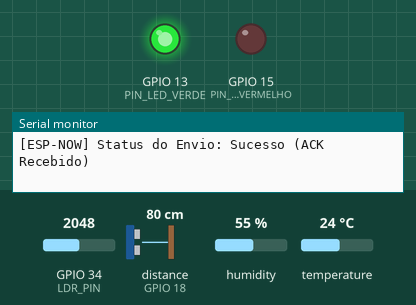
The sketch below on a simulated ESP32-S3. On the bench: output pins drawn as LEDs (lit = HIGH), the last lines printed to the serial monitor. Wiring (inferred from the names in the program): ultrasonic range finder: trigger GPIO 5; echo GPIO 18. The test bench sets the inputs (shaded band); at power-on: distance to the obstacle (sensor on GPIO 18) 80 cm, GPIO 34 (LDR_PIN) = 2048, humidity 55 %, temperature 24 °C. The echo pulse lasts 58.3 µs per cm; pins used as bus, display or sensor lines are not drawn.

Above: at 2.2 s.
2.3 s: distance to the obstacle (sensor on GPIO 18) set to 86 cm
At 3.6 s:
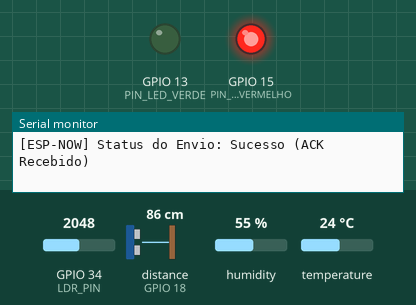
5.0 s: distance to the obstacle (sensor on GPIO 18) set to 2 cm
At 5.4 s:
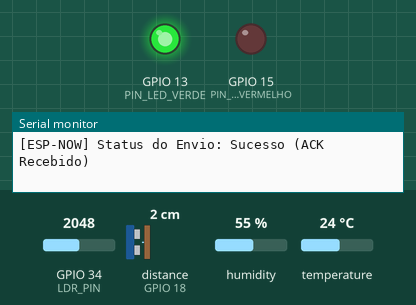
7.7 s: distance to the obstacle (sensor on GPIO 18) set to 120 cm
At 10.3 s:
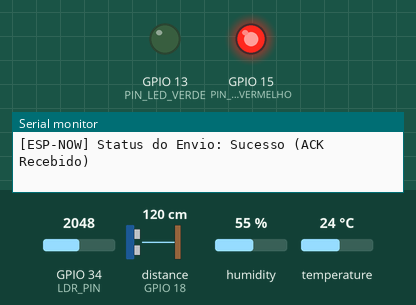
Timing chart, 0 to 11.8 s (numbered marks = the images above; inputs shaded):
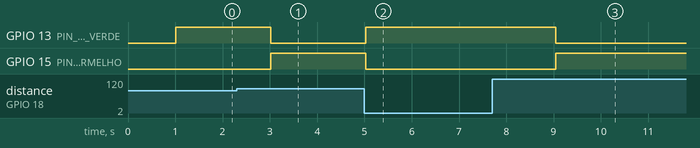

Measured:
- the behaviour switches between 80 and 81 cm on distance to the obstacle (sensor on GPIO 18) (found by bisection; images 0 and 1)
- after the input at 2.3 s, GPIO 13 (PIN_LED_VERDE): HIGH → LOW after 0.72 s; GPIO 15 (PIN_LED_VERMELHO): LOW → HIGH after 0.72 s
- after the input at 5.0 s, GPIO 13 (PIN_LED_VERDE): LOW → HIGH at once; GPIO 15 (PIN_LED_VERMELHO): HIGH → LOW at once
- after the input at 7.7 s, GPIO 13 (PIN_LED_VERDE): HIGH → LOW after 1.3 s; GPIO 15 (PIN_LED_VERMELHO): LOW → HIGH after 1.3 s

The sketch:

chao-de-fabrica.ino
```cpp
/*
  =============================================================================
  PROJETO IOT INDUSTRIAL - CHÃO DE FÁBRICA (EMISSOR)
  Ficheiro: firmware/emissor/emissor.ino
  Hardware: ESP32 WROOM / ESP32-DevKit
  Sensores: DHT22, HC-SR04 (Ultrassónico), LDR (Luminosidade)
  Atuadores: LED Verde (Nível OK >= 20%), LED Vermelho (Alerta < 20%)
  Comunicação: ESP-NOW (Pacote de 20 Bytes)
  =============================================================================
*/

#include <WiFi.h>
#include <esp_now.h>
#include <DHT.h>

// ===================== CONFIGURAÇÃO DE PINOS =====================
#define DHTPIN          4
#define DHTTYPE         DHT22

#define TRIG_PIN        5
#define ECHO_PIN        18

#define LDR_PIN         34

// LEDs de Status do Tanque no Chão de Fábrica
#define PIN_LED_VERDE   13   // Aceso quando nível >= 20% (Faixa Segura)
#define PIN_LED_VERMELHO 15  // Aceso quando nível < 20% (Alerta de Nível Baixo)

// Altura total do reservatório de tinta em cm
const float ALTURA_MAXIMA_TANQUE = 100.0;

// Endereço MAC do ESP32-S3 Receptor (Substitua pelo MAC do esp de monitoramento)
uint8_t macReceptor[] = {0x0, 0x0, 0x0, 0x0, 0x0, 0x0};

// ===================== ESTRUTURA DE DADOS (20 BYTES) =====================
typedef struct struct_message {
    float nivel;             // 4 bytes
    float temperatura;       // 4 bytes
    float umidade;           // 4 bytes
    int luminosidade;        // 4 bytes
    unsigned long timestamp; // 4 bytes
} struct_message;

struct_message dadosEnvio;
esp_now_peer_info_t peerInfo;
DHT dht(DHTPIN, DHTTYPE);

// ===================== CALLBACK DE ENVIO (COMPATÍVEL V2.X E V3.X) =====================
#if defined(ESP_ARDUINO_VERSION_MAJOR) && ESP_ARDUINO_VERSION_MAJOR >= 3
void aoEnviar(const wifi_tx_info_t *info, esp_now_send_status_t status) {
  Serial.print("[ESP-NOW] Status do Envio: ");
  Serial.println(status == ESP_NOW_SEND_SUCCESS ? "Sucesso (ACK Recebido)" : "Falha na Entrega");
}
#else
void aoEnviar(const uint8_t *mac_addr, esp_now_send_status_t status) {
  Serial.print("[ESP-NOW] Status do Envio: ");
  Serial.println(status == ESP_NOW_SEND_SUCCESS ? "Sucesso (ACK Recebido)" : "Falha na Entrega");
}
#endif

// ===================== LEITURA DO ULTRASSÔNICO =====================
float lerNivelUltrassonico() {
  digitalWrite(TRIG_PIN, LOW);
  delayMicroseconds(2);
  digitalWrite(TRIG_PIN, HIGH);
  delayMicroseconds(10);
  digitalWrite(TRIG_PIN, LOW);

  long duracao = pulseIn(ECHO_PIN, HIGH, 30000); // Timeout 30ms
  if (duracao == 0) return 0.0;

  float distancia = (duracao * 0.0343) / 2.0;

  if (distancia >= ALTURA_MAXIMA_TANQUE) return 0.0;
  float nivelPercentual = ((ALTURA_MAXIMA_TANQUE - distancia) / ALTURA_MAXIMA_TANQUE) * 100.0;

  if (nivelPercentual > 100.0) nivelPercentual = 100.0;
  if (nivelPercentual < 0.0) nivelPercentual = 0.0;

  return nivelPercentual;
}

// ===================== SETUP =====================
void setup() {
  Serial.begin(115200);
  delay(1000);

  // Configuração dos Pinos dos Sensores
  pinMode(TRIG_PIN, OUTPUT);
  pinMode(ECHO_PIN, INPUT);
  pinMode(LDR_PIN, INPUT);

  // Configuração dos LEDs
  pinMode(PIN_LED_VERDE, OUTPUT);
  pinMode(PIN_LED_VERMELHO, OUTPUT);
  digitalWrite(PIN_LED_VERDE, LOW);
  digitalWrite(PIN_LED_VERMELHO, LOW);

  dht.begin();

  WiFi.mode(WIFI_STA);
  Serial.print("[INFO] MAC do ESP32 Emissor: ");
  Serial.println(WiFi.macAddress());

  if (esp_now_init() != ESP_OK) {
    Serial.println("[ERRO] Falha ao inicializar ESP-NOW");
    while (true) delay(1000);
  }

  esp_now_register_send_cb(aoEnviar);

  // Cadastrar o ESP32 Receptor
  memcpy(peerInfo.peer_addr, macReceptor, 6);
  peerInfo.channel = 0;
  peerInfo.encrypt = false;

  if (esp_now_add_peer(&peerInfo) != ESP_OK) {
    Serial.println("[ERRO] Falha ao registrar Peer Receptor");
    while (true) delay(1000);
  }

  Serial.println("[INFO] Emissor pronto. Iniciando leituras...\n");
}

// ===================== LOOP PRINCIPAL =====================
void loop() {
  // 1. Ler Nível do Tanque
  dadosEnvio.nivel = lerNivelUltrassonico();

  // 2. Lógica dos LEDs de Status no Chão de Fábrica
  if (dadosEnvio.nivel < 20.0) {
    // Nível Baixo (< 20%) -> Acende Vermelho
    digitalWrite(PIN_LED_VERDE, LOW);
    digitalWrite(PIN_LED_VERMELHO, HIGH);
  } else {
    // Operação Normal (>= 20%) -> Acende Verde
    digitalWrite(PIN_LED_VERDE, HIGH);
    digitalWrite(PIN_LED_VERMELHO, LOW);
  }

  // 3. Ler DHT22 (Temperatura e Umidade)
  float temp = dht.readTemperature();
  float umid = dht.readHumidity();
  dadosEnvio.temperatura = isnan(temp) ? 0.0 : temp;
  dadosEnvio.umidade = isnan(umid) ? 0.0 : umid;

  // 4. Ler LDR (Luminosidade)
  dadosEnvio.luminosidade = analogRead(LDR_PIN);

  // 5. Timestamp local
  dadosEnvio.timestamp = millis();

  Serial.printf("[TX 20 Bytes] Nível: %.1f%% | Temp: %.1f°C | Umid: %.1f%% | Lux: %d\n",
                dadosEnvio.nivel, dadosEnvio.temperatura,
                dadosEnvio.umidade, dadosEnvio.luminosidade);

  // Dispara pacote via ESP-NOW
  esp_err_t result = esp_now_send(macReceptor, (uint8_t *) &dadosEnvio, sizeof(dadosEnvio));

  if (result != ESP_OK) {
    Serial.println("[ERRO] Falha ao executar esp_now_send()");
  }

  delay(2000); // Ciclo de envio a cada 2 segundos
}
```
